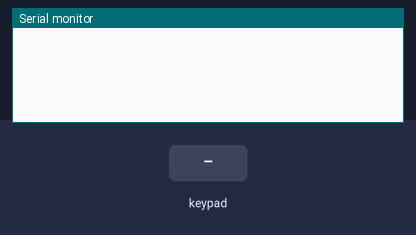
The sketch below on a simulated Arduino Leonardo, built with avr-gcc and run on an emulated ATmega32U4. Parts: the last lines printed to the serial monitor. Inputs (shaded band) come from the test bench.

Above: at 1.2 s.
1.3 s: key '0' pressed
At 2.6 s:
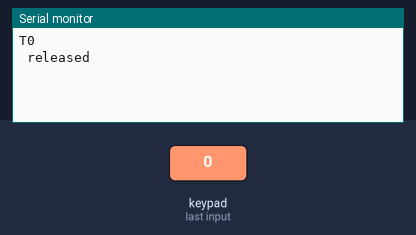
2.9 s: keypad keys 1 2 A pressed 0.4 s apart
At 3.03 s:
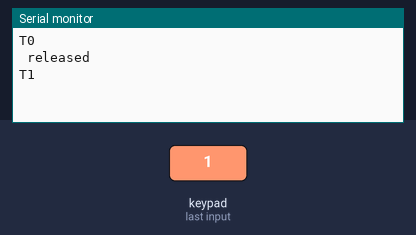
5.6 s: key 'B' pressed
At 5.73 s:
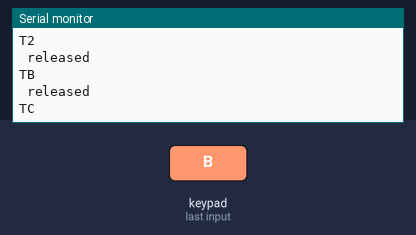
7.1 s: keypad keys 2 5 pressed 0.4 s apart
At 8.5 s:
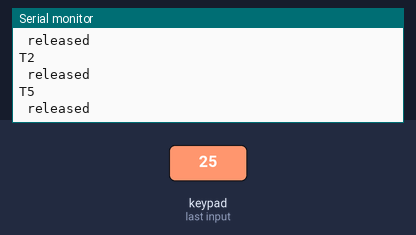
Timing chart, 0 to 10.1 s (numbered marks = the images above; inputs shaded):
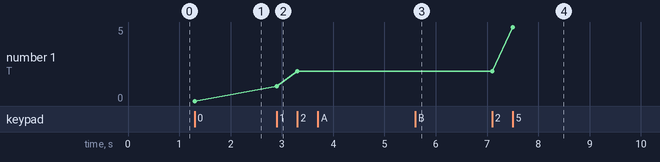

Measured:
- after the input at 1.3 s, the serial monitor: prints a new line at once (image 1)
- after the input at 2.9 s, the serial monitor: prints a new line at once (image 2)
- after the input at 5.6 s, the serial monitor: prints a new line at once (image 3)
- after the input at 7.1 s, the serial monitor: prints a new line at once (image 4)
- plotted number 1: 0 → 2 after the input at 2.9 s, 2 → 5 after the input at 7.1 s

The sketch:

piano_keyboard_p5js_visualisation.ino
```cpp
#include <Wire.h>
#include "Adafruit_MPR121.h"

#ifndef _BV
#define _BV(bit) (1 << (bit))
#endif

Adafruit_MPR121 cap = Adafruit_MPR121();

// Keeps track of the last pins touched
// so we know when buttons are 'released'
uint16_t lasttouched = 0;
uint16_t touching = 0;

void setup() {
  Serial.begin(9600);

  while (!Serial) { // needed to keep leonardo/micro from starting too fast!
    delay(10);
  }
  //5V default address is 0X5A
   if (!cap.begin(0x5A)) {
    while (1);
  }
}

void loop() {
  // Get the currently touched pads
touching = cap.touched();
  for (uint8_t i=0; i<12; i++) {
    //if it is touched then trigger the indicator of the sensor
    if ((touching & _BV(i)) && !(lasttouched & _BV(i)) ) {
      if (i == 10){ //if the 10th and 11th key is touched we need to distinguish it from the the key №0 and key №1 in our p5js code
        Serial.println("T" + String('B'));
      }
      else if (i == 11){
        Serial.println("T" + String('C'));
      }
      else{
       Serial.println("T" + String(i)); //print the T as an indication that the key is being touched
      }
    }
    if (!(touching & _BV(i)) && (lasttouched & _BV(i)) ) {
     Serial.println(" released"); //after the user stops touching the key, the arduino code should indicate that the key is not being touched anymore for the sound to stop playing
    }
  }


  // reset the state
  lasttouched = touching;
  return;


  //this code was taken from the test code of the mpr121 sensor
  // debugging info
  Serial.print("\t\t\t\t\t\t\t\t\t\t\t\t\t 0x"); Serial.println(cap.touched(), HEX);
  Serial.print("Filt: ");
  for (uint8_t i=0; i<12; i++) {
    Serial.print(cap.filteredData(i)); Serial.print("\t");
  }
  Serial.println();
  Serial.print("Base: ");
  for (uint8_t i=0; i<12; i++) {
    Serial.print(cap.baselineData(i)); Serial.print("\t");
  }
  Serial.println();

  // put a delay so it isn't overwhelming
  delay(100);
}
```
